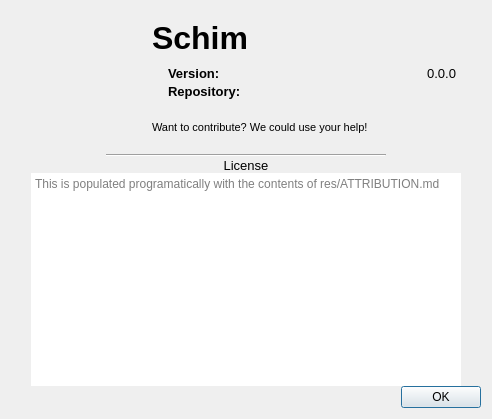
<?xml version="1.0" encoding="UTF-8"?>
<ui version="4.0">
 <class>About</class>
 <widget class="QDialog" name="About">
  <property name="geometry">
   <rect>
    <x>0</x>
    <y>0</y>
    <width>492</width>
    <height>419</height>
   </rect>
  </property>
  <property name="sizePolicy">
   <sizepolicy hsizetype="Fixed" vsizetype="Fixed">
    <horstretch>0</horstretch>
    <verstretch>0</verstretch>
   </sizepolicy>
  </property>
  <property name="windowTitle">
   <string>Dialog</string>
  </property>
  <property name="sizeGripEnabled">
   <bool>false</bool>
  </property>
  <layout class="QVBoxLayout" name="verticalLayout">
   <property name="spacing">
    <number>0</number>
   </property>
   <item>
    <widget class="QWidget" name="infoContainer" native="true">
     <property name="sizePolicy">
      <sizepolicy hsizetype="Preferred" vsizetype="Maximum">
       <horstretch>0</horstretch>
       <verstretch>0</verstretch>
      </sizepolicy>
     </property>
     <layout class="QHBoxLayout" name="horizontalLayout">
      <item>
       <widget class="QLabel" name="logo">
        <property name="sizePolicy">
         <sizepolicy hsizetype="Maximum" vsizetype="MinimumExpanding">
          <horstretch>0</horstretch>
          <verstretch>0</verstretch>
         </sizepolicy>
        </property>
        <property name="minimumSize">
         <size>
          <width>110</width>
          <height>0</height>
         </size>
        </property>
        <property name="text">
         <string/>
        </property>
        <property name="alignment">
         <set>Qt::AlignLeading|Qt::AlignLeft|Qt::AlignTop</set>
        </property>
        <property name="margin">
         <number>5</number>
        </property>
       </widget>
      </item>
      <item>
       <layout class="QVBoxLayout" name="vl2">
        <property name="spacing">
         <number>0</number>
        </property>
        <property name="sizeConstraint">
         <enum>QLayout::SetDefaultConstraint</enum>
        </property>
        <property name="leftMargin">
         <number>16</number>
        </property>
        <property name="rightMargin">
         <number>16</number>
        </property>
        <item>
         <widget class="QLabel" name="labelTitle">
          <property name="font">
           <font>
            <pointsize>24</pointsize>
            <weight>75</weight>
            <italic>false</italic>
            <bold>true</bold>
            <underline>false</underline>
            <strikeout>false</strikeout>
            <kerning>true</kerning>
           </font>
          </property>
          <property name="text">
           <string>Schim</string>
          </property>
          <property name="alignment">
           <set>Qt::AlignLeading|Qt::AlignLeft|Qt::AlignVCenter</set>
          </property>
         </widget>
        </item>
        <item>
         <spacer name="verticalSpacer_2">
          <property name="orientation">
           <enum>Qt::Vertical</enum>
          </property>
          <property name="sizeType">
           <enum>QSizePolicy::Preferred</enum>
          </property>
          <property name="sizeHint" stdset="0">
           <size>
            <width>20</width>
            <height>10</height>
           </size>
          </property>
         </spacer>
        </item>
        <item>
         <layout class="QHBoxLayout" name="hl2">
          <property name="sizeConstraint">
           <enum>QLayout::SetDefaultConstraint</enum>
          </property>
          <property name="leftMargin">
           <number>16</number>
          </property>
          <property name="rightMargin">
           <number>0</number>
          </property>
          <item>
           <widget class="QLabel" name="labelVersion">
            <property name="sizePolicy">
             <sizepolicy hsizetype="Preferred" vsizetype="Preferred">
              <horstretch>0</horstretch>
              <verstretch>0</verstretch>
             </sizepolicy>
            </property>
            <property name="maximumSize">
             <size>
              <width>16777215</width>
              <height>32</height>
             </size>
            </property>
            <property name="font">
             <font>
              <pointsize>10</pointsize>
             </font>
            </property>
            <property name="text">
             <string>&lt;b&gt;Version:&lt;/b&gt;</string>
            </property>
            <property name="textFormat">
             <enum>Qt::RichText</enum>
            </property>
           </widget>
          </item>
          <item>
           <widget class="QLabel" name="version">
            <property name="sizePolicy">
             <sizepolicy hsizetype="Preferred" vsizetype="Preferred">
              <horstretch>0</horstretch>
              <verstretch>0</verstretch>
             </sizepolicy>
            </property>
            <property name="maximumSize">
             <size>
              <width>16777215</width>
              <height>32</height>
             </size>
            </property>
            <property name="font">
             <font>
              <pointsize>10</pointsize>
             </font>
            </property>
            <property name="text">
             <string>0.0.0</string>
            </property>
            <property name="alignment">
             <set>Qt::AlignRight|Qt::AlignTrailing|Qt::AlignVCenter</set>
            </property>
           </widget>
          </item>
         </layout>
        </item>
        <item>
         <layout class="QHBoxLayout" name="hl3">
          <property name="leftMargin">
           <number>16</number>
          </property>
          <item>
           <widget class="QLabel" name="labelRepo">
            <property name="font">
             <font>
              <pointsize>10</pointsize>
              <weight>75</weight>
              <bold>true</bold>
             </font>
            </property>
            <property name="text">
             <string>Repository:</string>
            </property>
           </widget>
          </item>
          <item>
           <spacer name="hspacer">
            <property name="orientation">
             <enum>Qt::Horizontal</enum>
            </property>
            <property name="sizeHint" stdset="0">
             <size>
              <width>40</width>
              <height>20</height>
             </size>
            </property>
           </spacer>
          </item>
          <item>
           <widget class="QLabel" name="github">
            <property name="maximumSize">
             <size>
              <width>48</width>
              <height>48</height>
             </size>
            </property>
            <property name="text">
             <string/>
            </property>
            <property name="scaledContents">
             <bool>true</bool>
            </property>
            <property name="margin">
             <number>5</number>
            </property>
            <property name="openExternalLinks">
             <bool>true</bool>
            </property>
            <property name="textInteractionFlags">
             <set>Qt::LinksAccessibleByKeyboard|Qt::LinksAccessibleByMouse</set>
            </property>
           </widget>
          </item>
         </layout>
        </item>
        <item>
         <spacer name="verticalSpacer">
          <property name="orientation">
           <enum>Qt::Vertical</enum>
          </property>
          <property name="sizeType">
           <enum>QSizePolicy::Fixed</enum>
          </property>
          <property name="sizeHint" stdset="0">
           <size>
            <width>20</width>
            <height>20</height>
           </size>
          </property>
         </spacer>
        </item>
        <item>
         <widget class="QLabel" name="labelContribute">
          <property name="sizePolicy">
           <sizepolicy hsizetype="Preferred" vsizetype="Fixed">
            <horstretch>0</horstretch>
            <verstretch>0</verstretch>
           </sizepolicy>
          </property>
          <property name="font">
           <font>
            <pointsize>8</pointsize>
           </font>
          </property>
          <property name="text">
           <string>Want to contribute? We could use your help!</string>
          </property>
          <property name="alignment">
           <set>Qt::AlignLeading|Qt::AlignLeft|Qt::AlignVCenter</set>
          </property>
          <property name="margin">
           <number>0</number>
          </property>
          <property name="indent">
           <number>0</number>
          </property>
          <property name="openExternalLinks">
           <bool>true</bool>
          </property>
         </widget>
        </item>
       </layout>
      </item>
     </layout>
    </widget>
   </item>
   <item>
    <layout class="QHBoxLayout" name="hl4" stretch="0,0,0">
     <property name="spacing">
      <number>0</number>
     </property>
     <property name="topMargin">
      <number>10</number>
     </property>
     <property name="bottomMargin">
      <number>0</number>
     </property>
     <item>
      <spacer name="hspacer3">
       <property name="orientation">
        <enum>Qt::Horizontal</enum>
       </property>
       <property name="sizeHint" stdset="0">
        <size>
         <width>40</width>
         <height>5</height>
        </size>
       </property>
      </spacer>
     </item>
     <item>
      <widget class="Line" name="line">
       <property name="minimumSize">
        <size>
         <width>280</width>
         <height>0</height>
        </size>
       </property>
       <property name="orientation">
        <enum>Qt::Horizontal</enum>
       </property>
      </widget>
     </item>
     <item>
      <spacer name="hspacer2">
       <property name="orientation">
        <enum>Qt::Horizontal</enum>
       </property>
       <property name="sizeHint" stdset="0">
        <size>
         <width>40</width>
         <height>5</height>
        </size>
       </property>
      </spacer>
     </item>
    </layout>
   </item>
   <item>
    <layout class="QHBoxLayout" name="hl5">
     <property name="topMargin">
      <number>0</number>
     </property>
     <property name="bottomMargin">
      <number>0</number>
     </property>
     <item>
      <widget class="QLabel" name="license">
       <property name="font">
        <font>
         <pointsize>10</pointsize>
        </font>
       </property>
       <property name="text">
        <string>License</string>
       </property>
       <property name="textFormat">
        <enum>Qt::RichText</enum>
       </property>
       <property name="alignment">
        <set>Qt::AlignCenter</set>
       </property>
       <property name="indent">
        <number>0</number>
       </property>
       <property name="openExternalLinks">
        <bool>true</bool>
       </property>
      </widget>
     </item>
    </layout>
   </item>
   <item>
    <layout class="QHBoxLayout" name="hl6">
     <property name="leftMargin">
      <number>20</number>
     </property>
     <property name="rightMargin">
      <number>20</number>
     </property>
     <item>
      <widget class="QTextBrowser" name="attribution">
       <property name="focusPolicy">
        <enum>Qt::NoFocus</enum>
       </property>
       <property name="autoFillBackground">
        <bool>false</bool>
       </property>
       <property name="frameShape">
        <enum>QFrame::NoFrame</enum>
       </property>
       <property name="frameShadow">
        <enum>QFrame::Sunken</enum>
       </property>
       <property name="html">
        <string>&lt;!DOCTYPE HTML PUBLIC &quot;-//W3C//DTD HTML 4.0//EN&quot; &quot;http://www.w3.org/TR/REC-html40/strict.dtd&quot;&gt;
&lt;html&gt;&lt;head&gt;&lt;meta name=&quot;qrichtext&quot; content=&quot;1&quot; /&gt;&lt;style type=&quot;text/css&quot;&gt;
p, li { white-space: pre-wrap; }
&lt;/style&gt;&lt;/head&gt;&lt;body style=&quot; font-family:'Cantarell'; font-size:10pt; font-weight:400; font-style:normal;&quot;&gt;
&lt;p style=&quot;-qt-paragraph-type:empty; margin-top:0px; margin-bottom:0px; margin-left:0px; margin-right:0px; -qt-block-indent:0; text-indent:0px;&quot;&gt;&lt;br /&gt;&lt;/p&gt;&lt;/body&gt;&lt;/html&gt;</string>
       </property>
       <property name="placeholderText">
        <string>This is populated programatically with the contents of res/ATTRIBUTION.md  </string>
       </property>
       <property name="openExternalLinks">
        <bool>true</bool>
       </property>
       <property name="openLinks">
        <bool>true</bool>
       </property>
      </widget>
     </item>
    </layout>
   </item>
   <item>
    <widget class="QDialogButtonBox" name="buttonBox">
     <property name="orientation">
      <enum>Qt::Horizontal</enum>
     </property>
     <property name="standardButtons">
      <set>QDialogButtonBox::Ok</set>
     </property>
    </widget>
   </item>
  </layout>
 </widget>
 <resources/>
 <connections>
  <connection>
   <sender>buttonBox</sender>
   <signal>accepted()</signal>
   <receiver>About</receiver>
   <slot>accept()</slot>
   <hints>
    <hint type="sourcelabel">
     <x>257</x>
     <y>431</y>
    </hint>
    <hint type="destinationlabel">
     <x>157</x>
     <y>274</y>
    </hint>
   </hints>
  </connection>
  <connection>
   <sender>buttonBox</sender>
   <signal>rejected()</signal>
   <receiver>About</receiver>
   <slot>reject()</slot>
   <hints>
    <hint type="sourcelabel">
     <x>325</x>
     <y>431</y>
    </hint>
    <hint type="destinationlabel">
     <x>286</x>
     <y>274</y>
    </hint>
   </hints>
  </connection>
 </connections>
</ui>
